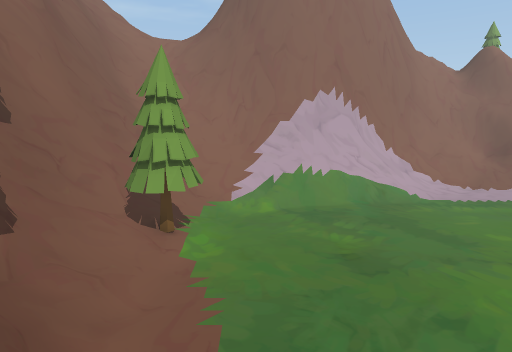
view 1 (above)

16 first-person views from a walk through a Unity game level. The camera is 1.4 m above the floor, tilts 8° down and sees 75° across. The floor is counted in squares, 0.5 m on a side. Each view is taken from the middle of a square. On the plan, view 1 faces up. The plan holds only what a view shows up to about 20 squares ahead; the rest is blank. The place goes on beyond the plan. The player is left out. Some animated figures are not drawn.

view 2
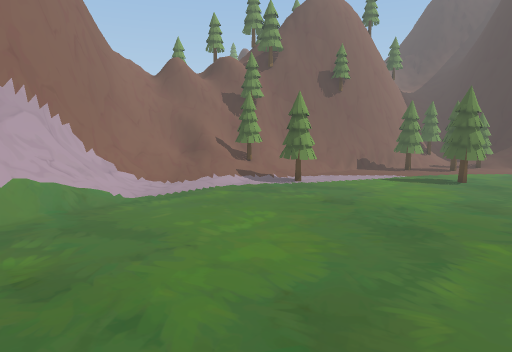

view 3
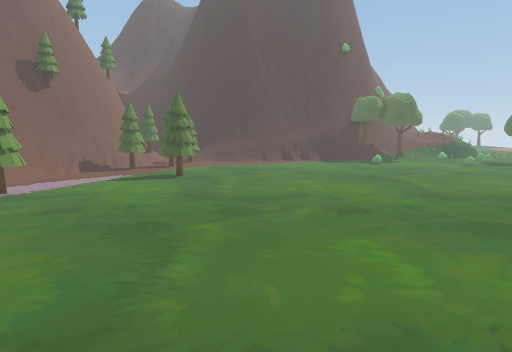

view 4
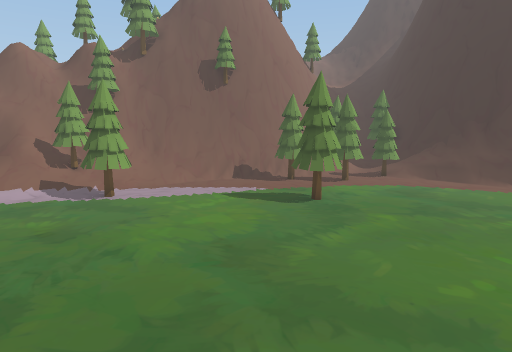

view 5
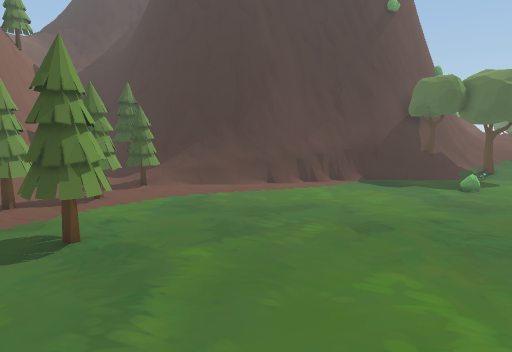

view 6
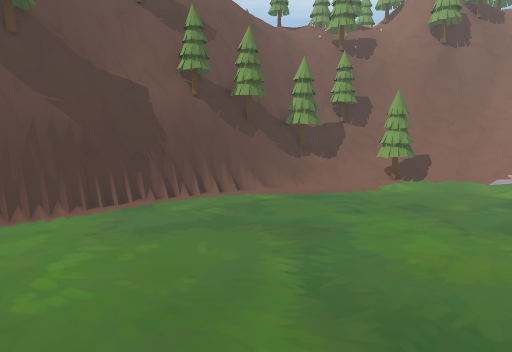

view 7
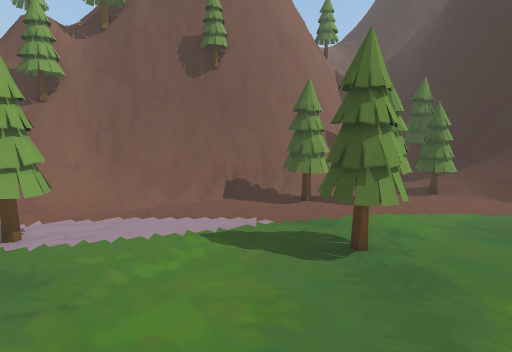

view 8
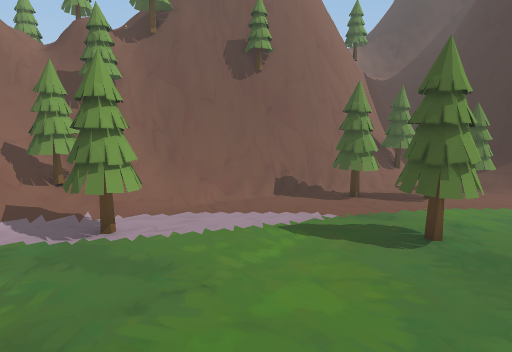

view 9
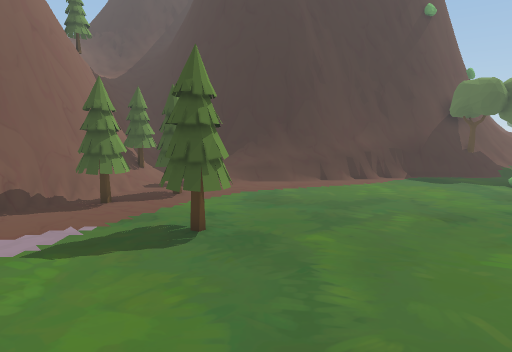

view 10
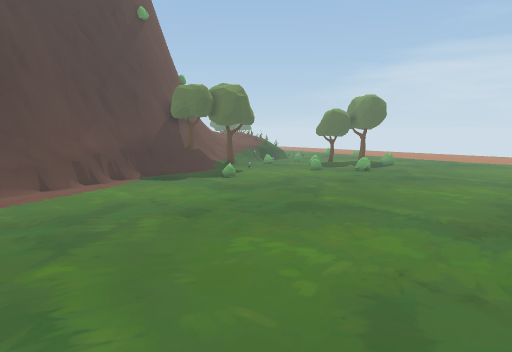

view 11
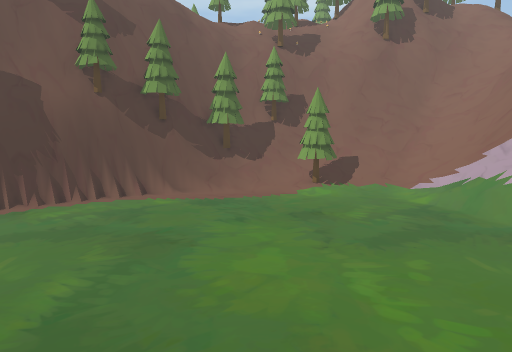

view 12
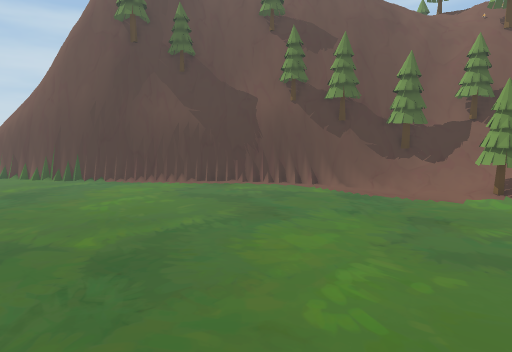

view 13
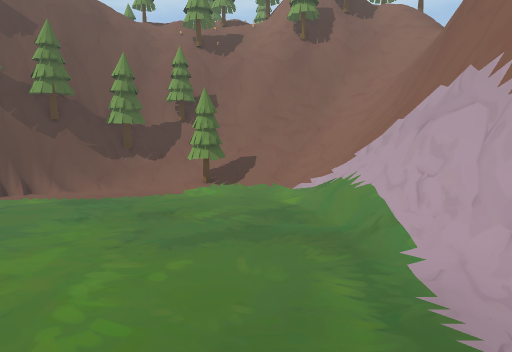

view 14
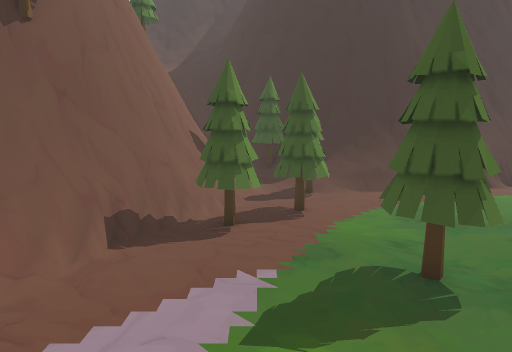

view 15
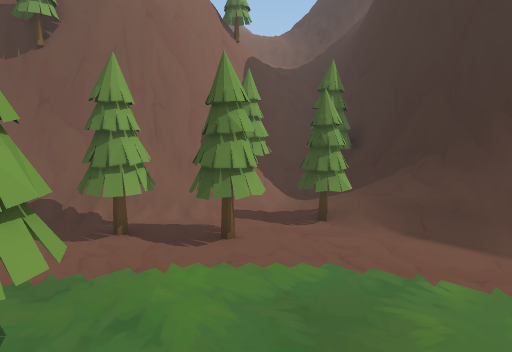

view 16
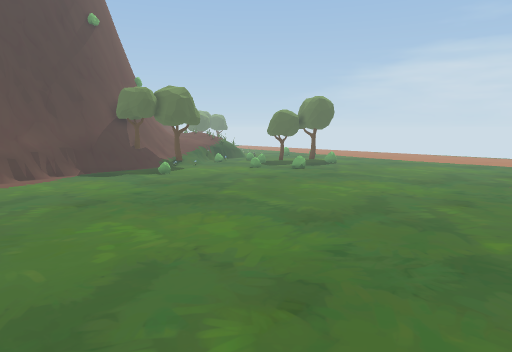

### Floor plan
Key: @ floor where view 1 was taken; # wall or solid block; . main floor; : floor 0.25 m higher than the main floor; + floor 0.5 m higher than the main floor; * floor 0.75 m higher than the main floor; % floor 2 m higher than the main floor; & floor 2.25 m higher than the main floor; / step, stairs or slope; = window, fence, low wall or low ledge; ^ raised ledge; T tree.
Columns run from 6 left of view 1 to 34 right of it. Each row starts with its distance up from view 1.
 17 ##=^###  ####==/////#==T####
 16 #=&==#######=#////////*T#####
 15 #=///=##^^==///..///TTT//#=###
 14 #%///#==###///....///TT///=^##
 13 #=/////++:://..........////#####
 12 #=//////.............T .... =^####
 11 #=////..............TTT......#=^#########
 10 #^///................TT.......TT==^######
  9 #=//T.........................TT .:TTT+*#
  8 #=*TTT........................TT...TT:T##
  7 ##*TTT..........................TT...:TT#
  6 ##//.......................T....TT.TT:###
  5 ##//......................TTT......TT+##
  4 ##TT/.....................TTT........=##
  3  #TT=...............................#=##
  2  ###=...............................#^##
  1   ### ..............................#=##
  0    ##=@..............................=##
 -1     ## ..............................=##
 -2      ##..............................=##
 -3      ##=.............................=##
 -4       ##=............................=##
 -5       ###=...........................###
 -6        ###=.......................... ##
 -7         ###=..........................=#
 -8          ###=.........................=#
 -9            ##=........................=#

Where each view was taken, in squares from view 1:
view 1: 0 up, 0 right, facing up
view 2: 0 up, 1 right, facing up-right
view 3: 0 up, 1 right, facing right
view 4: 3 down, 10 right, facing up-right
view 5: 0 up, 13 right, facing right
view 6: 1 up, 14 right, facing left
view 7: 1 up, 14 right, facing up-right
view 8: 2 up, 12 right, facing up-right
view 9: 3 up, 12 right, facing right
view 10: 3 up, 13 right, facing down-right
view 11: 5 up, 13 right, facing left
view 12: 10 up, 13 right, facing down-left
view 13: 10 up, 13 right, facing left
view 14: 8 up, 15 right, facing right
view 15: 0 up, 21 right, facing up-right
view 16: 1 up, 9 right, facing down-right
